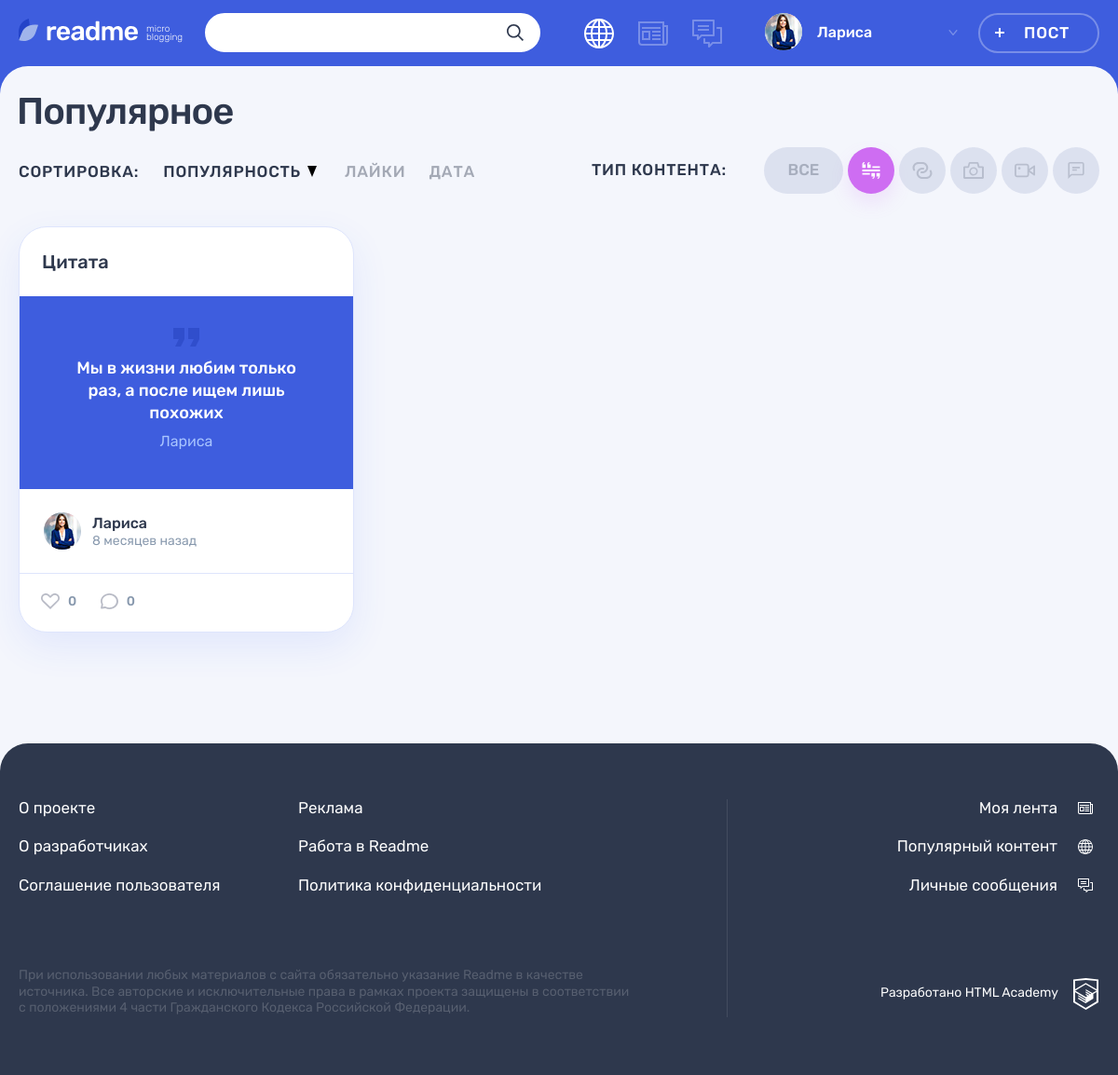
Page /popular.php?type_id=1 (signed in) on the committed database.
### tables this page shows
CREATE TABLE posts
(
  id          INT AUTO_INCREMENT PRIMARY KEY,
  created_at  DATETIME     NOT NULL,
  title       VARCHAR(200) NOT NULL,
  content     VARCHAR(1000),
  author      VARCHAR(128),
  picture_url VARCHAR(1000),
  video_url   VARCHAR(1000),
  website     VARCHAR(1000),
  views_count INT UNSIGNED DEFAULT 0,
  user_id     INT          NOT NULL,
  type_id     INT          NOT NULL,
  FOREIGN KEY (user_id) REFERENCES users (id),
  FOREIGN KEY (type_id) REFERENCES content_types (id)
);

CREATE TABLE users
(
  id            INT AUTO_INCREMENT PRIMARY KEY,
  registered_at DATETIME            NOT NULL,
  email         VARCHAR(320) UNIQUE NOT NULL,
  login         VARCHAR(128) UNIQUE NOT NULL,
  password      VARCHAR(1000)       NOT NULL,
  avatar_path   VARCHAR(125)
);

CREATE TABLE content_types
(
  id         INT AUTO_INCREMENT PRIMARY KEY,
  name       VARCHAR(128) UNIQUE NOT NULL,
  icon_class VARCHAR(32)
);

### helpers.php (called while the page is built, shortened)
<?php
function include_template($name, array $data = [])
{
    $name = 'templates/' . $name;
    extract($data);
    require $name;
    $result = ob_get_clean();
    return $result;
}

### database/helpers.php (called while the page is built, shortened)
<?php
function prepareResult($query, $types = "", $params = []): mysqli_result {
    global $connect;
    $stmt = mysqli_prepare($connect, $query);
    if ($types !== "") {
        $result = mysqli_stmt_bind_param($stmt, $types, ...$params);
    }
    $result = mysqli_stmt_execute($stmt);
    $result = mysqli_stmt_get_result($stmt);
    return $result;
}

### database/posts.php (called while the page is built, shortened)
<?php
function fetchPostTypes(): array
{
    $query = "SELECT id, name, icon_class from content_types";
    return fetchData(prepareResult($query));
}
function fetchPopularPostsByType($type_id): array {
    $query = "SELECT created_at as created_date,
        posts.id,
        title,
        content,
        author,
        users.login,
        type_id,
        views_count,
        users.avatar_path
    FROM posts
        INNER JOIN users
            ON user_id = users.id
    WHERE type_id = ?
    ORDER BY views_count DESC
    LIMIT 6";
    return fetchData(prepareResult($query, "i", [$type_id]));
}

### functions.php (called while the page is built, shortened)
<?php
function getUserAuthentication(): array {
    return $_SESSION['user'] ?? [];
}

### templates/popular.php (the view, shortened to what this page needs)
<div class="container">
    <h1 class="page__title page__title--popular">Популярное</h1>
</div>
<div class="popular container">
    <div class="popular__filters-wrapper">
        <div class="popular__sorting sorting">
            <b class="popular__sorting-caption sorting__caption">Сортировка:</b>
            <ul class="popular__sorting-list sorting__list">
                <li class="sorting__item sorting__item--popular">
                    <a class="sorting__link sorting__link--active" href="#">
                        <span>Популярность</span>
                        <svg class="sorting__icon" width="10" height="12">
                            <use xlink:href="#icon-sort"></use>
                        </svg>
                    </a>
                </li>
                <li class="sorting__item">
                    <a class="sorting__link" href="#">
                        <span>Лайки</span>
                    </a>
                </li>
                <li class="sorting__item">
                    <a class="sorting__link" href="#">
                        <span>Дата</span>
                    </a>
                </li>
            </ul>
        </div>
        <div class="popular__filters filters">
            <b class="popular__filters-caption filters__caption">Тип контента:</b>
            <ul class="popular__filters-list filters__list">
                <li class="popular__filters-item popular__filters-item--all filters__item filters__item--all">
                    <a class="filters__button filters__button--ellipse filters__button--all <?= $current_type_id === null ? "filters__button--active" : "" ?>"
                       href="popular.php">
                        <span>Все</span>
                    </a>
                </li>
                <?php foreach ($post_types as $post_type): ?>
                    <li class="popular__filters-item filters__item">
                        <a class="filters__button filters__button--<?php
                        $active_class = $current_type_id === $post_type["id"] ? " filters__button--active" : "";
                        $post_class = htmlspecialchars($post_type["icon_class"]);
                        print($post_class . $active_class);
                        ?> button"
                           href="?type_id=<?= $post_type["id"] ?>">
                            <svg class="filters__icon" width="22" height="18">
                                <use xlink:href="#icon-filter-<?= htmlspecialchars($post_type["icon_class"]) ?>"></use>
                            </svg>
                        </a>
                    </li>
                <?php endforeach; ?>
            </ul>
        </div>
    </div>
    <div class="popular__posts">
        <?php foreach ($posts as $index => $post): ?>
            <article class="popular__post post <?= htmlspecialchars($post["type"]) ?>">
                <header class="post__header">
                    <a href="/post.php?post_id=<?= htmlspecialchars($post["id"]) ?>">
                        <h2><?= htmlspecialchars($post["title"]) ?></h2>
                    </a>
                </header>
                <?php
                    $template_post = include_template("/parts/post/" . $post["type"] . ".php", [
                        "id" => $post["id"],
                        "title" => $post["title"],
                        "content" => $post["contain"],
                        "author" => $post["user_name"],
                        "is_details" => false,
                        "show_title" => false,
                        "is_video_control" => false,
                    ]);
                    print($template_post);
                ?>
                <footer class="post__footer">
                    <div class="post__author">
                        <a class="post__author-link" href="#" title="Автор">
                            <div class="post__avatar-wrapper">
                                <img class="post__author-avatar" src="<?= htmlspecialchars($post["avatar"]) ?>"
                                     alt="Аватар пользователя">
                            </div>
                            <div class="post__info">
                                <b class="post__author-name"><?= htmlspecialchars($post["user_name"]) ?></b>
                                <time class="post__time" title="<?= htmlspecialchars($post["date_title"]) ?>"
                                      datetime="<?= htmlspecialchars($post["created_date"]) ?>"><?= htmlspecialchars(
                                        $post["time_ago"]
                                    ) ?></time>
                            </div>
                        </a>
                    </div>
                    <div class="post__indicators">
                        <div class="post__buttons">
                            <a class="post__indicator post__indicator--likes button" href="#" title="Лайк">
                                <svg class="post__indicator-icon" width="20" height="17">
                                    <use xlink:href="#icon-heart"></use>
                                </svg>
                                <span>0</span>
                            </a>
                            <a class="post__indicator post__indicator--comments button" href="#"
                               title="Комментарии">
                                <svg class="post__indicator-icon" width="19" height="17">
                                    <use xlink:href="#icon-comment"></use>
                                </svg>
                                <span>0</span>
                            </a>
                        </div>
                    </div>
                </footer>
            </article>
        <?php endforeach; ?>
    </div>
</div>

### templates/parts/post/post-quote.php (shortened to what this page needs)
<div class="post__main">
    <blockquote>
        <p>
            <?= htmlspecialchars($content) ?>
        </p>
        <cite><?= htmlspecialchars($author) ?></cite>
    </blockquote>
</div>

### templates/layout.php (shortened to what this page needs)
<!DOCTYPE html>
<html lang="ru">
<head>
    <link rel="stylesheet" href="css/main.css">
</head>
<body class="page">
<header class="header">
    <div class="header__wrapper container">
        <div class="header__logo-wrapper">
            <a class="header__logo-link" href="/">
                <img class="header__logo" src="img/logo.svg" alt="Логотип readme" width="128" height="24">
            </a>
            <p class="header__topic">
                micro blogging
            </p>
        </div>
        <form class="header__search-form form" action="/search.php" method="get">
            <div class="header__search">
                <input class="header__search-input form__input" name="search" value="<?= htmlspecialchars($search_text) ?>" type="search">
                <button class="header__search-button button" type="submit">
                    <svg class="header__search-icon" width="18" height="18">
                        <use xlink:href="#icon-search"></use>
                    </svg>
                </button>
            </div>
        </form>
        <div class="header__nav-wrapper">
            <nav class="header__nav">
                <ul class="header__my-nav">
                    <li class="header__my-page header__my-page--popular">
                        <a class="header__page-link <?= $current_page === "popular" ? "header__page-link--active" : "" ?>" href="popular.php" title="Популярный контент">
                        </a>
                    </li>
                    <li class="header__my-page header__my-page--feed">
                        <a class="header__page-link <?= $current_page === "feed" ? "header__page-link--active" : "" ?>" href="feed.php" title="Моя лента">
                        </a>
                    </li>
                    <li class="header__my-page header__my-page--messages">
                        <a class="header__page-link" <?= $current_page === "message" ? "header__page-link--active" : "" ?> href="messages.php" title="Личные сообщения">
                        </a>
                    </li>
                </ul>
                <ul class="header__user-nav">
                    <li class="header__profile">
                        <a class="header__profile-link" href="#">
                            <div class="header__avatar-wrapper">
                                <img class="header__profile-avatar" src="<?= htmlspecialchars($user["avatar_path"]) ?>"
                                     alt="Аватар профиля">
                            </div>
                            <div class="header__profile-name">
                                <span>
                                    <?= htmlspecialchars($user["login"]) ?>
                                </span>
                                <svg class="header__link-arrow" width="10" height="6">
                                    <use xlink:href="#icon-arrow-right-ad"></use>
                                </svg>
                            </div>
                        </a>
                    </li>
                    <li>
                        <a class="header__post-button button button--transparent"
                           href="add.php?type_id=<?= htmlspecialchars($type_id) ?>">Пост</a>
                    </li>
                </ul>
            </nav>
        </div>
    </div>
</header>
<section class="page__main <?= $template_class ?>">
    <?= $template ?>
</section>
<footer class="footer">
    <div class="footer__wrapper">
        <div class="footer__container container">
            <div class="footer__site-info">
                <div class="footer__site-nav">
                    <ul class="footer__info-pages">
                        <li class="footer__info-page">
                            <a class="footer__page-link" href="#">О проекте</a>
                        </li>
                        <li class="footer__info-page">
                            <a class="footer__page-link" href="#">Реклама</a>
                        </li>
                        <li class="footer__info-page">
                            <a class="footer__page-link" href="#">О разработчиках</a>
                        </li>
                        <li class="footer__info-page">
                            <a class="footer__page-link" href="#">Работа в Readme</a>
                        </li>
                        <li class="footer__info-page">
                            <a class="footer__page-link" href="#">Соглашение пользователя</a>
                        </li>
                        <li class="footer__info-page">
                            <a class="footer__page-link" href="#">Политика конфиденциальности</a>
                        </li>
                    </ul>
                </div>
                <p class="footer__license">
                    При использовании любых материалов с сайта обязательно указание Readme в качестве источника. Все
                    авторские и исключительные права в рамках проекта защищены в соответствии с положениями 4 части
                    Гражданского Кодекса Российской Федерации.
                </p>
            </div>
            <div class="footer__my-info">
                <ul class="footer__my-pages">
                    <li class="footer__my-page footer__my-page--feed">
                        <a class="footer__page-link" href="feed.php">Моя лента</a>
                    </li>
                    <li class="footer__my-page footer__my-page--popular">
                        <a class="footer__page-link" href="popular.php">Популярный контент</a>
                    </li>
                    <li class="footer__my-page footer__my-page--messages">
                        <a class="footer__page-link" href="messages.php">Личные сообщения</a>
                    </li>
                </ul>
                <div class="footer__copyright">
                    <a class="footer__copyright-link" href="#">
                        <span>Разработано HTML Academy</span>
                        <svg class="footer__copyright-logo" width="27" height="34">
                            <use xlink:href="#icon-htmlacademy"></use>
                        </svg>
                    </a>
                </div>
            </div>
        </div>
    </div>
</footer>
</body>
</html>

### rows in the picture
posts: user.avatar_path (picture), user.login "Лариса", title "Цитата", content "Мы в жизни любим только раз, а после ищем лишь похожих", author "Лариса", user_name "Лариса", time_ago "8 месяцев назад"
